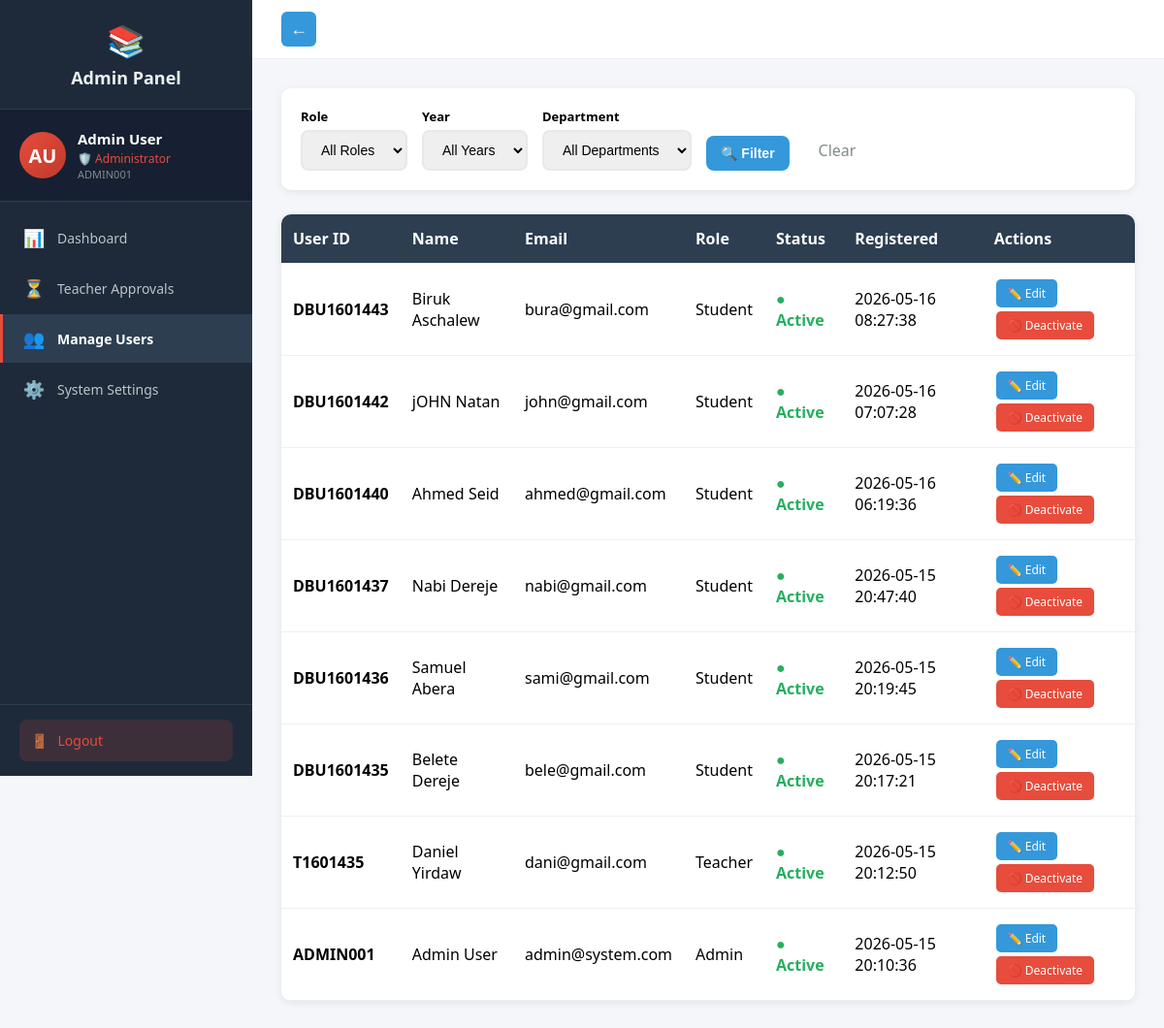
The app's page /admin/users (signed in), older data.
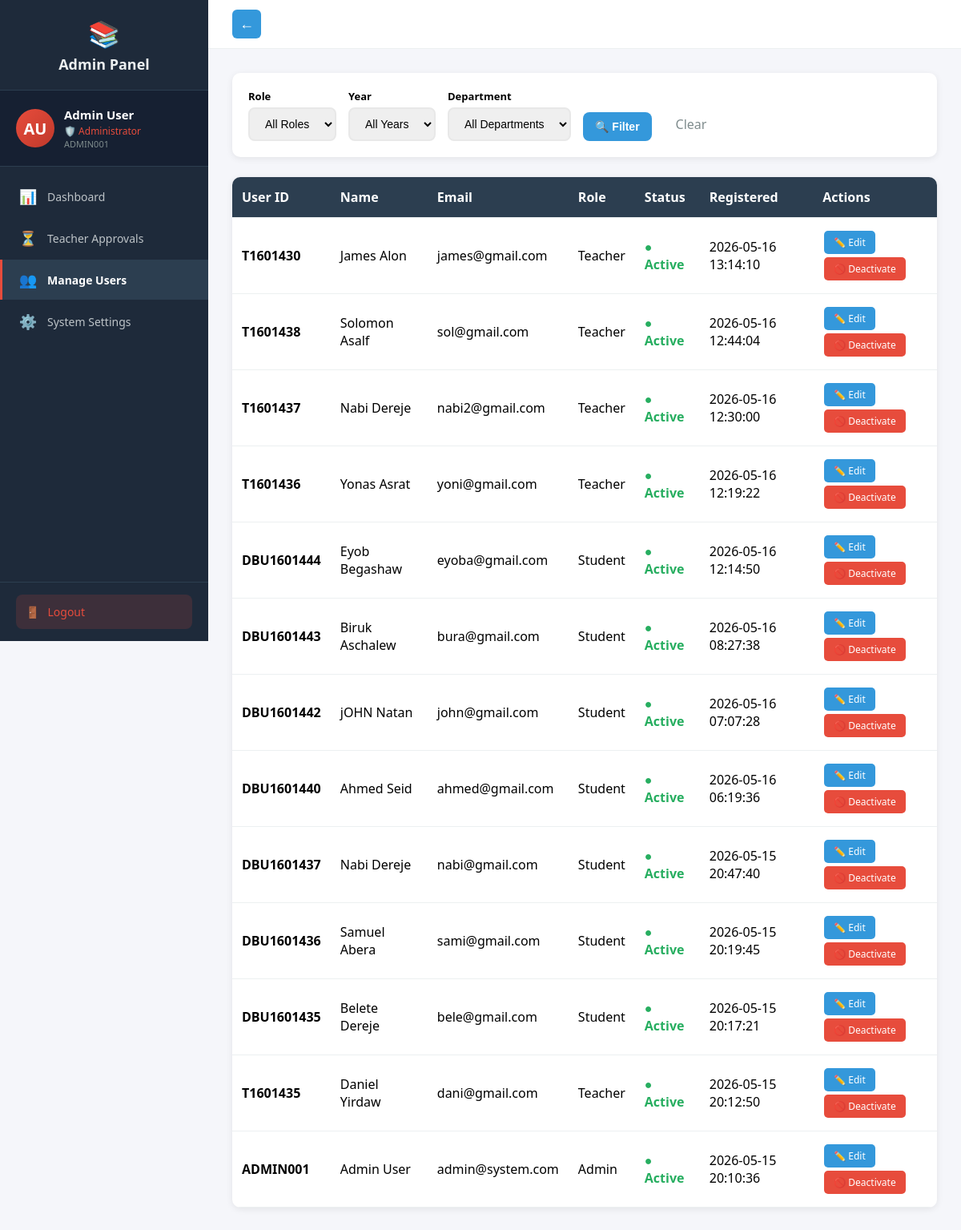
The same page, newer data.
### tables this page shows
CREATE TABLE users (
            id TEXT PRIMARY KEY,
            user_id TEXT UNIQUE NOT NULL,
            first_name TEXT NOT NULL,
            last_name TEXT NOT NULL,
            email TEXT UNIQUE NOT NULL,
            password_hash TEXT NOT NULL,
            role TEXT NOT NULL,
            is_approved INTEGER DEFAULT 0,
            created_at TIMESTAMP DEFAULT CURRENT_TIMESTAMP,
            updated_at TIMESTAMP DEFAULT CURRENT_TIMESTAMP,
            node_id TEXT
        );

### routes_admin.py (the view)
@admin_bp.route('/users', endpoint='manage_users')
@login_required
def manage_users():
    if current_user.role != 'admin':
        return redirect(url_for('auth.login'))
    conn = get_db()
    cur = conn.cursor()
    role_filter = request.args.get('role', '').strip()
    year_filter = request.args.get('year', '').strip()
    dept_filter = request.args.get('department', '').strip()
    query = "SELECT id, user_id, first_name, last_name, email, role, is_approved, created_at FROM users WHERE 1=1"
    params = []
    if role_filter:
        query += " AND role = ?"
        params.append(role_filter)
    query += " ORDER BY created_at DESC"
    cur.execute(query, params)
    all_users = cur.fetchall()
    filtered_users = []
    for u in all_users:
        include = True
        if year_filter and u['role'] == 'student':
            cur.execute("SELECT year FROM students WHERE user_id = ?", (u['id'],))
            row = cur.fetchone()
            if not row or str(row[0]) != year_filter:
                include = False
        if dept_filter and u['role'] == 'student':
            cur.execute("SELECT department FROM students WHERE user_id = ?", (u['id'],))
            row = cur.fetchone()
            if not row or row[0] != dept_filter:
                include = False
        if year_filter and u['role'] == 'teacher':
            cur.execute("SELECT years FROM teachers WHERE user_id = ?", (u['id'],))
            row = cur.fetchone()
            if not row or year_filter not in row[0]:
                include = False
        if dept_filter and u['role'] == 'teacher':
            cur.execute("SELECT departments FROM teachers WHERE user_id = ?", (u['id'],))
            row = cur.fetchone()
            if not row or dept_filter not in row[0]:
                include = False
        if include:
            filtered_users.append(u)
    depts = set()
    cur.execute("SELECT department FROM students")
    for row in cur.fetchall():
        if row[0]: depts.add(row[0])
    cur.execute("SELECT departments FROM teachers")
    for row in cur.fetchall():
        if row[0]:
            for d in row[0].split(','):
                depts.add(d.strip())
    departments = sorted(list(depts))
    years = set()
    cur.execute("SELECT year FROM students")
    for row in cur.fetchall():
        if row[0]: years.add(str(row[0]))
    cur.execute("SELECT years FROM teachers")
    for row in cur.fetchall():
        if row[0]:
            for y in row[0].split(','):
                years.add(y.strip())
    years = sorted(list(years))
    conn.close()
    return render_template('admin/users.html', users=filtered_users, departments=departments, years=years,
                         role_filter=role_filter, year_filter=year_filter, dept_filter=dept_filter)

### auth.py (called while the page is built)
def get_db():
    conn = sqlite3.connect('assignments.db')
    conn.row_factory = sqlite3.Row
    return conn

@login_manager.user_loader
def load_user(user_id):
    conn = get_db()
    cur = conn.cursor()
    cur.execute("SELECT id, user_id, first_name, last_name, email, role, is_approved FROM users WHERE id = ?", (user_id,))
    user = cur.fetchone()
    cur.close()
    conn.close()
    if user:
        from flask_login import UserMixin
        class User(UserMixin):
            pass
        u = User()
        u.id = user['id']
        u.user_id = user['user_id']
        u.first_name = user['first_name']
        u.last_name = user['last_name']
        u.email = user['email']
        u.role = user['role']
        u.is_approved = user['is_approved']
        return u
    return None

### routes_admin.py (called while the page is built)
def get_db():
    conn = sqlite3.connect('assignments.db')
    conn.row_factory = sqlite3.Row
    return conn

### templates/admin/users.html (shortened to what this page needs)
{% extends "admin_base.html" %}
{% block content %}
<div class="filter-bar">
    <form method="GET" style="display:flex; gap:15px; align-items:end; flex-wrap:wrap;">
        <div>
            <label style="font-weight:600; font-size:13px; display:block; margin-bottom:5px;">Role</label>
            <select name="role" onchange="this.form.submit()">
                <option value="">All Roles</option>
            </select>
        </div>
        <div>
            <label style="font-weight:600; font-size:13px; display:block; margin-bottom:5px;">Year</label>
            <select name="year" onchange="this.form.submit()">
                <option value="">All Years</option>
            </select>
        </div>
        <div>
            <label style="font-weight:600; font-size:13px; display:block; margin-bottom:5px;">Department</label>
            <select name="department" onchange="this.form.submit()">
                <option value="">All Departments</option>
            </select>
        </div>
        <button type="submit">🔍 Filter</button>
        <a href="/admin/users" style="padding:10px 15px; color:#7f8c8d; text-decoration:none;">Clear</a>
    </form>
</div>
<table>
    <tr>
        <th>User ID</th><th>Name</th><th>Email</th><th>Role</th><th>Status</th><th>Registered</th><th>Actions</th>
    </tr>
    {% for u in users %}
    <tr>
        <td><strong>{{ u[1] }}</strong></td>
        <td>{{ u[2] }} {{ u[3] }}</td>
        <td>{{ u[4] }}</td>
        <td><span style="text-transform:capitalize;">{{ u[5] }}</span></td>
        <td>
            {% if u[6] %}
                <span class="status-active">● Active</span>
            {% else %}
                <span class="status-inactive">● Inactive</span>
            {% endif %}
        </td>
        <td>{{ u[7] if u[7] else '' }}</td>
        <td>
            <a href="/admin/edit-user/{{ u[0] }}" class="btn btn-primary">✏️ Edit</a>
            <a href="/admin/toggle-user/{{ u[0] }}" class="btn {{ 'btn-danger' if u[6] else 'btn-warning' }}">
                {{ '🚫 Deactivate' if u[6] else '✅ Activate' }}
            </a>
        </td>
    </tr>
    {% endfor %}
</table>
{% endblock %}

### templates/admin_base.html (shortened to what this page needs)
<!DOCTYPE html>
<html>
<head>
</head>
<body>
    <div class="layout">
        <div class="sidebar" id="sidebar">
            <div class="logo">
                <span class="icon">📚</span>
                Admin Panel
            </div>
            <div class="profile-card">
                <div class="avatar">{{ current_user.first_name[0] }}{{ current_user.last_name[0] }}</div>
                <div class="info">
                    <div class="name">{{ current_user.first_name }} {{ current_user.last_name }}</div>
                    <div class="role">🛡️ Administrator</div>
                    <div class="id-text">{{ current_user.user_id }}</div>
                </div>
            </div>
            <nav>
                <a href="/admin/dashboard" class="{{ 'active' if request.path == '/admin/dashboard' }}" onclick="closeSidebar()">
                    <span class="icon">📊</span> Dashboard
                </a>
                <a href="/admin/dashboard#approvals" onclick="document.getElementById("panel-dashboard").classList.add("hidden");document.getElementById("panel-approvals").classList.remove("hidden")" onclick="closeSidebar()">
                    <span class="icon">⏳</span> Teacher Approvals
                </a>
                <a href="/admin/users" class="{{ 'active' if request.path == '/admin/users' }}" onclick="closeSidebar()">
                    <span class="icon">👥</span> Manage Users
                </a>
                <a href="/admin/settings" class="{{ 'active' if request.path == '/admin/settings' }}" onclick="closeSidebar()">
                    <span class="icon">⚙️</span> System Settings
                </a>
            </nav>
            <div class="sidebar-footer">
                <a href="/logout" class="logout-btn">
                    <span class="icon">🚪</span> Logout
                </a>
            </div>
        </div>
        <div class="main">
            <div class="topbar">
                {% if request.path != '/admin/dashboard' %}
                <button id="back-btn" class="back-btn" onclick="goBack()"><span class="back-icon">←</span></button>
                {% endif %}
            </div>
            <div class="content">
                {% block content %}{% endblock %}
            </div>
        </div>
    </div>
</body>
</html>

Row changes from the older to the newer data that the page shows:
added users: user "T1601430", first_name "James", last_name "Alon", email "james@gmail.com", role "Teacher", shows "● Active", created_at "2026-05-16 13:14:10", is_approved "🚫 Deactivate"
added users: user "T1601438", first_name "Solomon", last_name "Asalf", email "sol@gmail.com", role "Teacher", shows "● Active", created_at "2026-05-16 12:44:04", is_approved "🚫 Deactivate"
added users: user "T1601437", first_name "Nabi", last_name "Dereje", email "nabi2@gmail.com", role "Teacher", shows "● Active", created_at "2026-05-16 12:30:00", is_approved "🚫 Deactivate"
added users: user "T1601436", first_name "Yonas", last_name "Asrat", email "yoni@gmail.com", role "Teacher", shows "● Active", created_at "2026-05-16 12:19:22", is_approved "🚫 Deactivate"
added users: user "DBU1601444", first_name "Eyob", last_name "Begashaw", email "eyoba@gmail.com", role "Student", shows "● Active", created_at "2026-05-16 12:14:50", is_approved "🚫 Deactivate"
